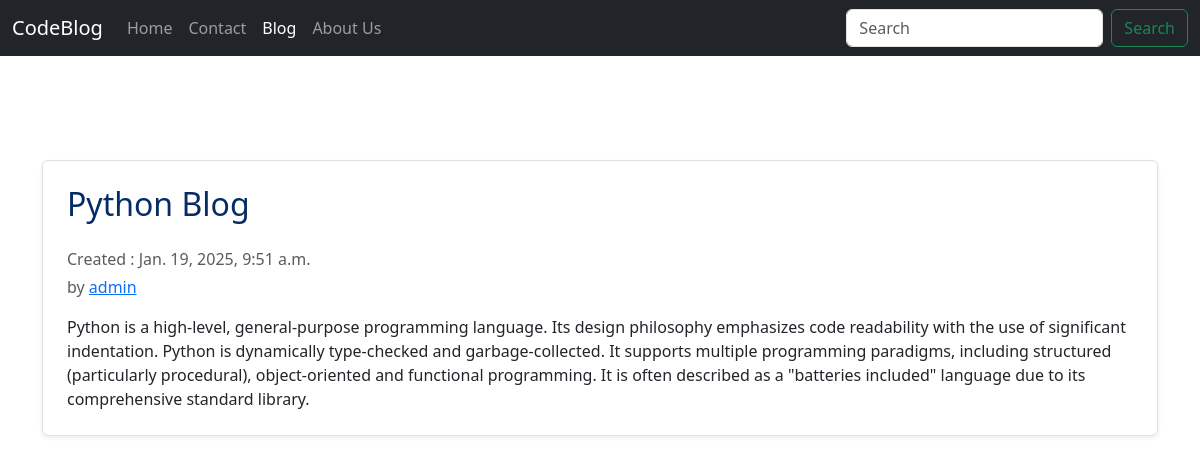
/blog/pythonblog/, run on the app's committed database.
### blog/models.py (models this page shows, shortened)
class blog(models.Model):
    sno  = models.AutoField(primary_key=True)
    title = models.CharField(max_length=50)
    content = models.TextField()
    author = models.CharField(max_length=50)
    slug = models.CharField(max_length=30)
    timestamp = models.DateTimeField(blank=True)

### blog/views.py (the view)
# urls.py: path('<str:slug>/', views.blogpost, name='blogpost'),
def blogpost(req,slug):
    blog_post=blog.objects.filter(slug=slug).first()
    context = {'post':blog_post}
    return render(req ,'blog/blogpost.html',context)

### templates/blog/blogpost.html (shortened to what this page needs)
{% extends 'home/base.html' %}
    {% block blog %} active {% endblock %}
    {% block body %}
        <div class="container">
      <div class="row g-0 border rounded overflow-hidden flex-md-row mb-4 shadow-sm h-md-250 position-relative">
        <div class="col p-4 d-flex flex-column position-static">
          <strong class="d-inline-block mb-3 text-primary-emphasis"><h2>{{post.title}}</h2></strong>
          <div class="mb-1 text-body-secondary">Created : {{post.timestamp}}</div>
          <div class="mb-3 text-body-secondary">    by <a href="/about">{{post.author}}</a></div>
          <p class="card-text mb-auto">{{post.content}}</p>
        </div>
      </div>
        </div>
    {% endblock %}

### data on the page
blog: title "Python Blog", timestamp "Jan. 19, 2025, 9:51 a.m.", author "admin", content "Python is a high-level, general-purpose programming language. Its design philosophy emphasizes code readability with the use of significant indentation. Python is dynamically type-checked and garbage-collected. It supports multiple programming paradigms, including structured (particularly procedural), object-oriented and functional programming. It is often described as a \"batteries included\" language due to its comprehensive standard library."
